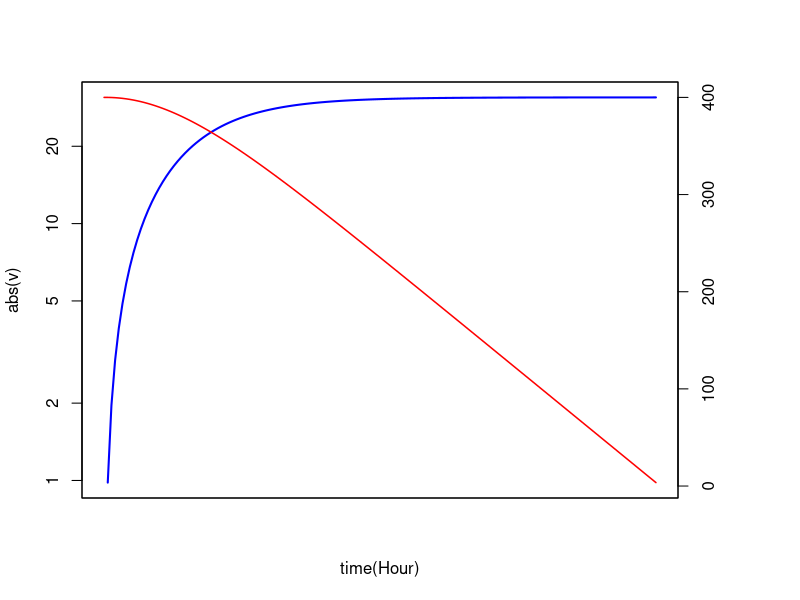

Reproduce this figure in R. (Note: this script raises an error after producing the figure.)
n =150
dt = 0.1
m = 0.5
g = -9.81
rr = 0.05
w = m*g
D = pi*rr^2
v = vector(length=n)
r = vector(length=n)
vv = vector(length=n)
ti = vector(length=n)
v[1] = 0
r[1] = 400
ti[1] = 0

for(i in 1:n){
  af = -0.65*D*v[i]*(abs(v[i]))
  tf = w + af
  a = tf/m
  v[i+1] = v[i] + a*dt
  r[i+1] = r[i] + v[i]*dt
  ti[i+1] = ti[i] + dt
  
}

### add extra space to right margin of plot within frame
par(mar=c(5, 4, 4, 6) + 0.1)

plot(ti,abs(v),type = "l",lwd=2,col="blue",xlab = "time(Hour)",log = "y",xaxt="n")
box()
#plot(ti,r,type = "l",lwd=1.5,col="red")

par(new=TRUE)

plot(ti, r, axes=F, xlab=NA, ylab=NA,"l",lwd=1.5,col="red",xaxt="n")
axis(side = 4)
minor.ticks.axis(1,9,mn=0,mx=15)
#mtext(side = 4, line = 3, 'Number genes selected')
#legend("topleft",legend=c(expression(-log[10](italic(p))), "N genes"),lty=c(1,0), pch=c(NA, 16), col=c("red3", "black"))
